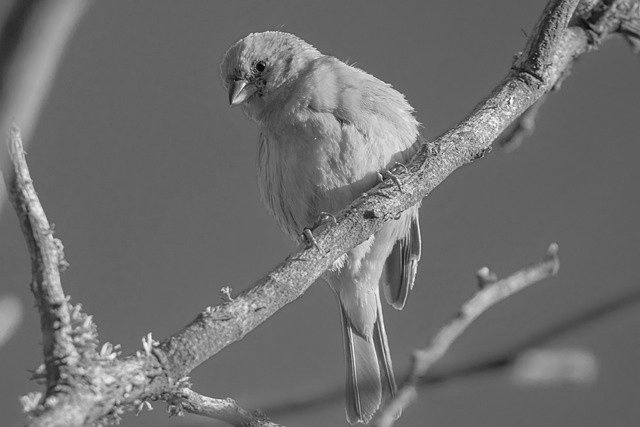
#> input picture filtering/src/bird_clean.jpg, 640 x 427 px
$ jupyter execute 'filtering (1).ipynb'   (shell and % lines are left out)
#> lines starting #> are read from the running program, lines starting #| are printed output that depends on the picture
### filtering/filter.py
import cv2
import numpy as np
import matplotlib.pyplot as plt


def apply_laplacian_filter(image):
    kernel = np.array([[-1, -1, -1],
                       [-1, 8, -1],
                       [-1, -1, -1]], dtype=np.float32)   #laplacian filter

    kernel = (1/8) * kernel    # Normalization for the kernel.

    H, W = image.shape
    padded_image = np.pad(image, pad_width=1, mode='constant', constant_values=0)   #zero padding to maintain the image size
    output = np.zeros_like(image)

    for x in range(H):
        for y in range(W):
            region = padded_image[x:x+3, y:y+3]
            filtered_value = np.sum(region * kernel)
            output[x, y] = filtered_value    #replace pixel by calculated value
    return output.astype(np.uint8)


'''
[args]:
image: color image(H,W,C), uint8 type
kernel_size: size of kernel. asymmetric padding if even number.
sigma: blurring hyperparameter.
A larger sigma results in a smoother, more diffused blur.

'''
#1d kernel
def apply_gaussian_filter_separable(image, kernel_size, sigma):
    H, W, C = image.shape

    # 1D Gaussian 커널
    scope = np.linspace(-(kernel_size-1)/2, (kernel_size-1)/2, kernel_size)
    kernel = np.exp(-(scope ** 2) / (2 * sigma ** 2))
    kernel /= np.sum(kernel)

    # 패딩
    pad1 = kernel_size // 2
    pad2 = kernel_size - pad1 - 1
    padded_image = np.pad(image, ((pad1, pad2), (pad1, pad2), (0, 0)), mode='constant')

    output = np.zeros_like(image, dtype=np.float32)

    for c in range(C):
        input_channel = padded_image[:, :, c].astype(np.float32)

        # 수평 방향
        intermediate = np.zeros((H + pad1 + pad2, W + pad1 + pad2), dtype=np.float32)
        for x in range(kernel_size):
            intermediate[pad1:H + pad1, pad1:W + pad1] += input_channel[pad1:H + pad1, x:W + x] * kernel[x]

        # 수직 방향
        for y in range(kernel_size):
            output[:, :, c] += intermediate[y:H + y, pad1:W + pad1] * kernel[y]

    return output.astype(np.uint8)

#2d kernel. 커널의 원소를 이미지의 슬라이싱에 곱해주며 더하는 방식.
def apply_gaussian_filter_2D(image, kernel_size, sigma):
    H, W, C = image.shape
    scope = np.linspace(-(kernel_size-1)/2, (kernel_size-1)/2, kernel_size)
    xx, yy = np.meshgrid(scope,scope)
    kernel = (1/(2 * np.pi * sigma ** 2)) * np.exp(-(xx**2 + yy**2) / (2 * sigma**2))

    kernel /= np.sum(kernel)    # Normalization for the kernel.

    #asymmetric padding for even number.
    pad1 = kernel_size // 2
    pad2 = kernel_size - pad1 - 1
    padded_image = np.pad(
        image,
        pad_width=((pad1, pad2), (pad1, pad2), (0, 0)),
        mode='constant',
        constant_values=0
    ) #zero padding to maintain the image size
    output = np.zeros_like(image, dtype=np.float64)

    for c in range(C):
        for x in range(kernel_size):
            for y in range(kernel_size):
                region = padded_image[y:y+H, x:x+W,c]
                output[:, :, c] += region * kernel[y][x]

    return output.astype(np.uint8)

#2d kernel not vectorized
# [27 lines left out: function apply_gaussian_filter_original, not called in this run]

def apply_laplacian_of_gaussian_filter(image, kernel_size, sigma):
    H, W = image.shape
    scope = np.linspace(-(kernel_size-1)/2, (kernel_size-1)/2, kernel_size)
    x, y = np.meshgrid(scope, scope)

    # LoG 수식
    kernel = (1 - ((x**2 + y**2) / (2 * sigma**2))) * np.exp(-(x**2 + y**2) / (2 * sigma**2))
    kernel /= np.sum(np.abs(kernel))     # Normalization for the kernel.

    pad1  = kernel_size // 2
    pad2  = kernel_size - pad1 - 1
    padded_image = np.pad(
        image,
        pad_width=((pad1, pad2), (pad1, pad2)),
        mode='constant',
        constant_values=0
    ) #zero padding to maintain the image size
    output = np.zeros_like(image)
    #convolution
    for x in range(H):
        for y in range(W):
            region = padded_image[x:x+kernel_size, y:y+kernel_size]
            filtered_value = np.sum(region * kernel)
            output[x, y] = filtered_value    #replace pixel by calculated value


    return output.astype(np.uint8)

### filtering/filtering (1).ipynb
[cell 1]

%cd computer_vision/filtering

[Gaussian 필터 성능 비교]

- 이미지에 가우시안 블러를 적용하는 두 가지 방법 비교.
  1. 1D 분리형 필터
  2. 2D 전체 커널 필터

- 대상 이미지: 새, 여우, 눈사람
- 커널 크기: 13x13, 시그마: 2.0

📌 결과:
- 분리형 필터가 O(k), 2D 필터가 O(k^2)로 훨씬 빠른 성능을 보임.

[cell 2]
import cv2
import numpy as np
import matplotlib.pyplot as plt
from sklearn.linear_model import LinearRegression
import time
from filter import apply_gaussian_filter_separable


image1 = cv2.imread('src/bird_clean.jpg')
#> image1 is the input picture: shape (427, 640, 3); min 0, max 255, mean 110.5
image2 = cv2.imread('src/fox_clean.jpg')
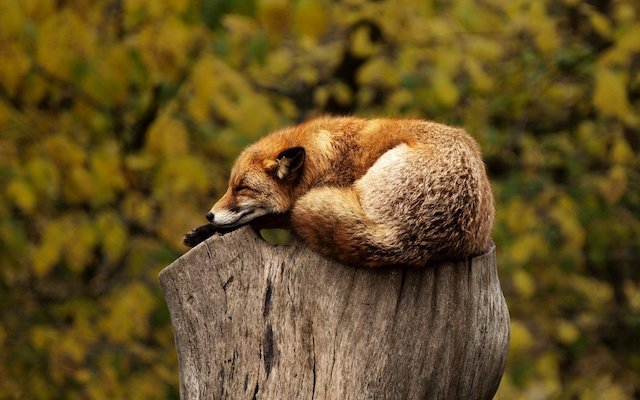
#> input picture filtering/src/fox_clean.jpg, 640 x 400 px
#> image2 is the input picture: shape (400, 640, 3); mean B, G, R 35.7, 81.2, 102.2
image3 = cv2.imread('src/snowman_clean.jpg')
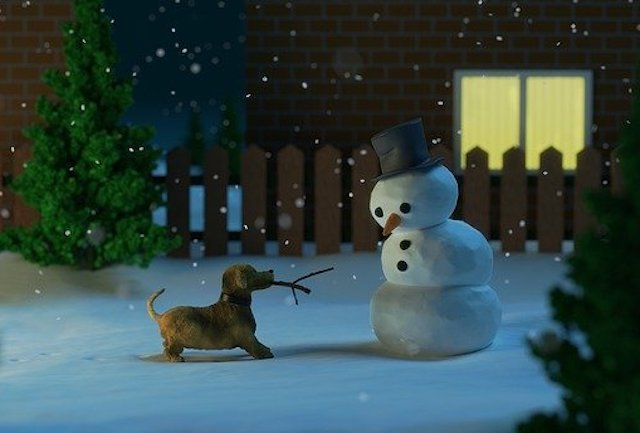
#> input picture filtering/src/snowman_clean.jpg, 640 x 433 px
#> image3 is the input picture: shape (433, 640, 3); mean B, G, R 71.2, 73.2, 52.3

image1 = cv2.cvtColor(image1, cv2.COLOR_BGR2RGB)
image2 = cv2.cvtColor(image2, cv2.COLOR_BGR2RGB)
image3 = cv2.cvtColor(image3, cv2.COLOR_BGR2RGB)

images = [image1, image2, image3]
names = ['Bird', 'Fox', 'Snowman']
filtered_images = []
times = []

kernel_size = 13
sigma = 2.0

'''
분리형 가우시안 커널 적용 전, 후 이미지 + 적용 시간
'''
for idx, img in enumerate(images):
    start = time.time()
    result = apply_gaussian_filter_separable(img, kernel_size, sigma)
    elapsed = time.time() - start
    filtered_images.append(result)
    times.append(elapsed)
#> this loop made 3 passes
#> H in apply_gaussian_filter_separable on passes 1 to 3: 427, 400, 433
#> after the loop, filtered_images = 3 items; times = [0.0954, 0.155, 0.0481]

plt.figure(figsize=(15, 9))

for i in range(3):
    # Original
    plt.subplot(3, 2, 2*i + 1)
    plt.imshow(images[i])
    plt.title(f"{names[i]} - Original")
    plt.axis('off')

    # Filtered
    plt.subplot(3, 2, 2*i + 2)
    plt.imshow(filtered_images[i])
    plt.title(f"{names[i]} - Gaussian Filtered ({times[i]:.4f}s)")
    plt.axis('off')
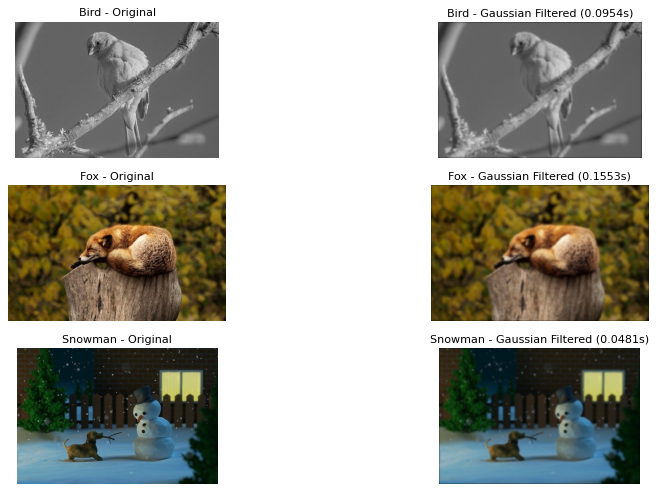
#> figure drawn by matplotlib, 6 panels

[cell 3]
import cv2
import numpy as np
import matplotlib.pyplot as plt
import time
from filter import apply_gaussian_filter_2D


image1 = cv2.imread('src/bird_clean.jpg')
image2 = cv2.imread('src/fox_clean.jpg')
image3 = cv2.imread('src/snowman_clean.jpg')

image1 = cv2.cvtColor(image1, cv2.COLOR_BGR2RGB)
image2 = cv2.cvtColor(image2, cv2.COLOR_BGR2RGB)
image3 = cv2.cvtColor(image3, cv2.COLOR_BGR2RGB)

images = [image1, image2, image3]
names = ['Bird', 'Fox', 'Snowman']
filtered_images = []
times = []

kernel_size = 13
sigma = 2.0

for idx, img in enumerate(images):
    start = time.time()
    result = apply_gaussian_filter_2D(img, kernel_size, sigma)
    elapsed = time.time() - start
    filtered_images.append(result)
    times.append(elapsed)
#> after the loop, times = [0.615, 0.436, 0.566]


plt.figure(figsize=(15, 9))

for i in range(3):
    # Original
    plt.subplot(3, 2, 2*i + 1)
    plt.imshow(images[i])
    plt.title(f"{names[i]} - Original")
    plt.axis('off')

    # Filtered
    plt.subplot(3, 2, 2*i + 2)
    plt.imshow(filtered_images[i])
    plt.title(f"{names[i]} - Gaussian Filtered ({times[i]:.4f}s)")
    plt.axis('off')

plt.tight_layout()
plt.show()

[cell 4]
import numpy as np
import matplotlib.pyplot as plt
import time

kernel_sizes = list(range(3,25,4))
times_2D = []
times_sep = []

# 2D 필터 시간 측정
for k in kernel_sizes:
    start = time.time()
    _ = apply_gaussian_filter_2D(image1, k, sigma)
    times_2D.append(time.time() - start)
#> after the loop, times_2D = [0.0478, 0.141, 0.322, 0.561, 0.932, 1.35]

# Separable 필터 시간 측정
for k in kernel_sizes:
    start = time.time()
    _ = apply_gaussian_filter_separable(image1, k, sigma)
    times_sep.append(time.time() - start)
#> after the loop, times_sep = [0.0085, 0.0176, 0.0299, 0.0348, 0.0476, 0.053]

# 그래프 출력
plt.figure(figsize=(10, 6))
plt.plot(kernel_sizes, times_2D, 'o-', label='2D Gaussian Filter (O(k²))', linewidth=2)
plt.plot(kernel_sizes, times_sep, 's--', label='Separable Filter (O(k))', linewidth=2)

plt.xlabel('Kernel Size')
plt.ylabel('Elapsed Time (seconds)')
plt.title('2D vs Separable Gaussian Filter Time Comparison')
plt.legend()
plt.grid(True)
plt.tight_layout()
plt.show()

[Laplacian filter 적용]

[-1, -1, -1]

[-1,  8, -1]

[-1, -1, -1]

[cell 5]
import cv2
import numpy as np
import matplotlib.pyplot as plt
from filter import apply_laplacian_filter


image1 = cv2.imread('src/bird_clean.jpg',cv2.IMREAD_GRAYSCALE)
#> image1: shape (427, 640); min 0, max 255, mean 110.5
image2 = cv2.imread('src/fox_clean.jpg',cv2.IMREAD_GRAYSCALE)
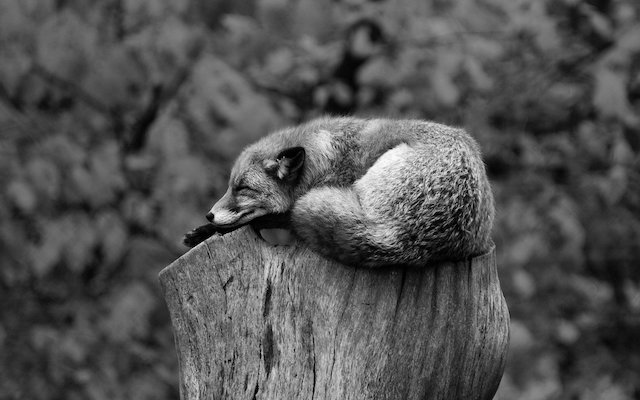
#> image2: shape (400, 640); min 0, max 253, mean 82.3
image3 = cv2.imread('src/snowman_clean.jpg',cv2.IMREAD_GRAYSCALE)
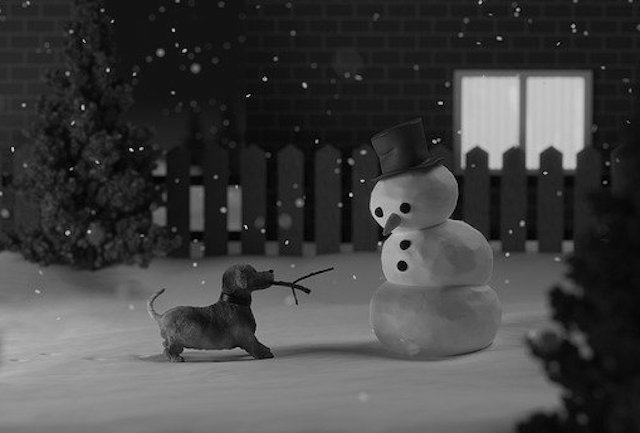
#> image3: shape (433, 640); min 0, max 222, mean 66.7


images = [image1, image2, image3]
names = ['Bird', 'Fox', 'Snowman']
filtered_images = []


for idx, img in enumerate(images):
    result = apply_laplacian_filter(img)
    filtered_images.append(result)
#> this loop made 3 passes
#> pass 1, `result = apply_laplacian_filter(img)`:
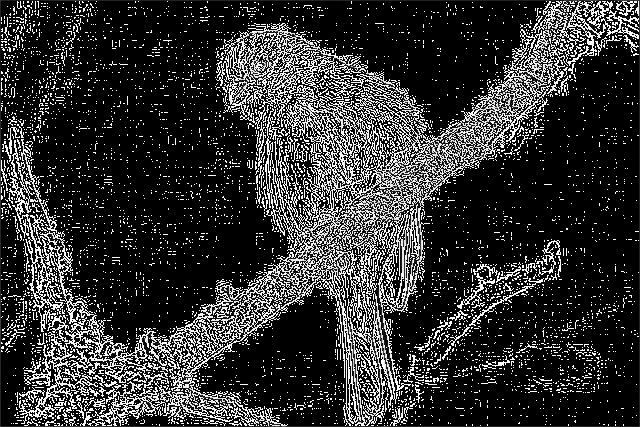
#> result: shape (427, 640); min 0, max 255, mean 50.7


plt.figure(figsize=(15, 9))

for i in range(3):
    # Original
    plt.subplot(3, 2, 2*i + 1)
    plt.imshow(images[i],cmap='gray')
    plt.title(f"{names[i]} - Original")
    plt.axis('off')

    # Filtered
    plt.subplot(3, 2, 2*i + 2)
    plt.imshow(filtered_images[i],cmap='gray')
    plt.title(f"{names[i]} - Laplacian Filtered")
    plt.axis('off')

plt.tight_layout()
plt.show()
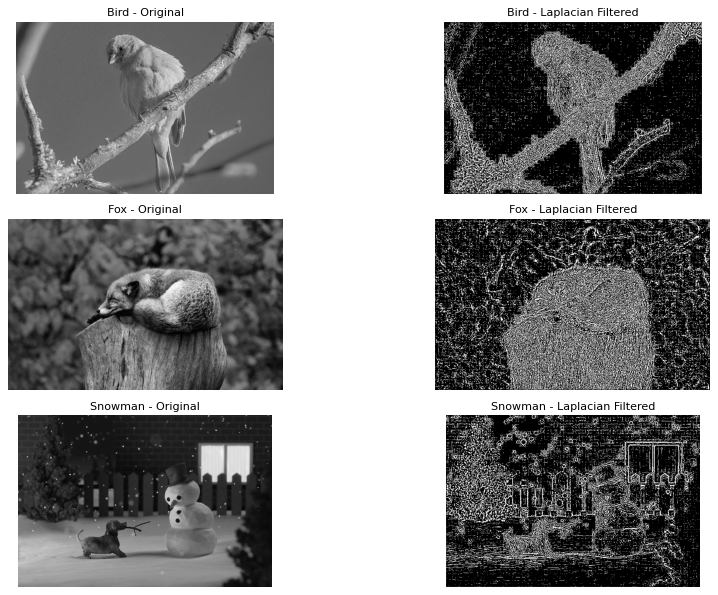
#> figure drawn by matplotlib, 6 panels

[Lapacian Of Gaussian filter 적용]

가우시안 블러로 노이즈를 제거한 후 라플라시안으로 에지를 검출하는 필터
기본적인 laplacian 필터에 비해 이미지에서 에지(윤곽선) 를 정밀하게 검출

[cell 6]
import cv2
import numpy as np
import matplotlib.pyplot as plt
from filter import apply_laplacian_of_gaussian_filter


image1 = cv2.imread('src/bird_clean.jpg',cv2.IMREAD_GRAYSCALE)
image2 = cv2.imread('src/fox_clean.jpg',cv2.IMREAD_GRAYSCALE)
image3 = cv2.imread('src/snowman_clean.jpg',cv2.IMREAD_GRAYSCALE)


images = [image1, image2, image3]
names = ['Bird', 'Fox', 'Snowman']
filtered_images = []

kernel_size = 13
sigma = 2.0


for idx, img in enumerate(images):
    result = apply_laplacian_of_gaussian_filter(img, kernel_size, sigma)
    filtered_images.append(result)
#> this loop made 3 passes
#> pass 1, `result = apply_laplacian_of_gaussian_filter(img, kernel_size, sigma)`:
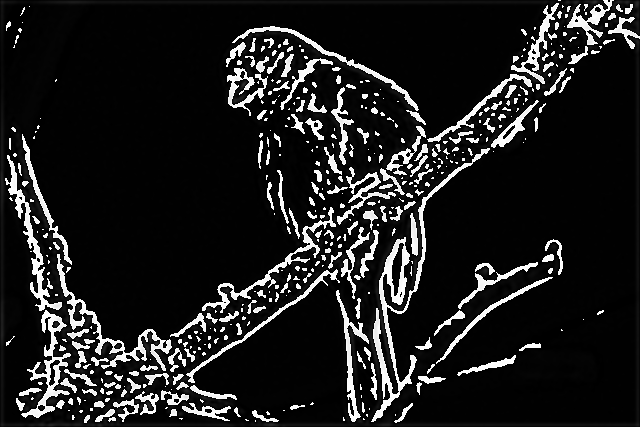
#> result: shape (427, 640); min 0, max 255, mean 30.4
#> pass 2, `result = apply_laplacian_of_gaussian_filter(img, kernel_size, sigma)`:
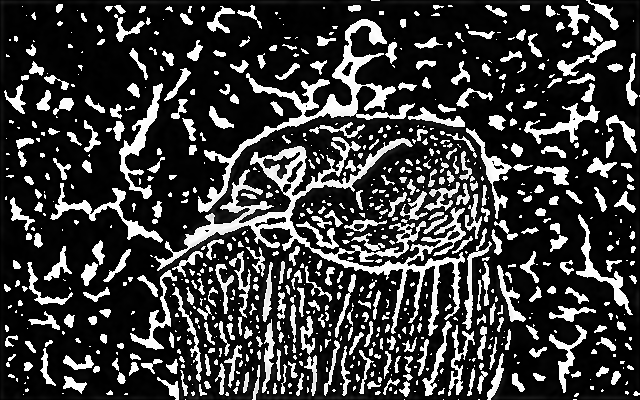
#> result: shape (400, 640); min 0, max 255, mean 60


plt.figure(figsize=(15, 9))

for i in range(3):
    # Original
    plt.subplot(3, 2, 2*i + 1)
    plt.imshow(images[i],cmap='gray')
    plt.title(f"{names[i]} - Original")
    plt.axis('off')

    # Filtered
    plt.subplot(3, 2, 2*i + 2)
    plt.imshow(filtered_images[i],cmap='gray')
    plt.title(f"{names[i]} - Laplacian of Gaussian Filtered")
    plt.axis('off')

plt.tight_layout()
plt.show()
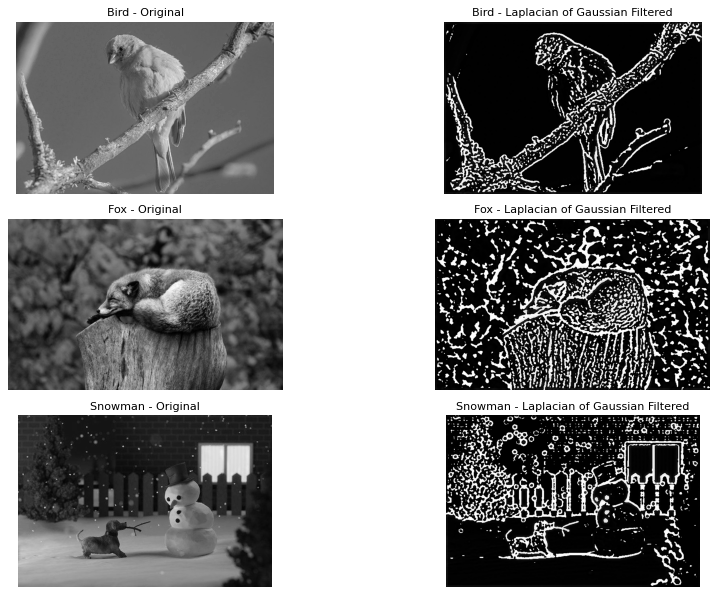
#> figure drawn by matplotlib, 6 panels
